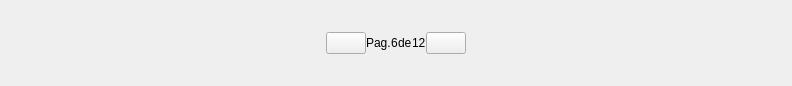
<?xml version="1.0" encoding="UTF-8"?>
<ui version="4.0">
 <class>SearchPagerCont</class>
 <widget class="QWidget" name="SearchPagerCont">
  <property name="geometry">
   <rect>
    <x>0</x>
    <y>0</y>
    <width>792</width>
    <height>86</height>
   </rect>
  </property>
  <property name="windowTitle">
   <string>Form</string>
  </property>
  <property name="styleSheet">
   <string notr="true" />
  </property>
  <layout class="QHBoxLayout" name="horizontalLayout">
   <property name="spacing">
    <number>0</number>
   </property>
   <property name="margin">
    <number>0</number>
   </property>
   <item>
    <spacer name="horizontalSpacer">
     <property name="orientation">
      <enum>Qt::Horizontal</enum>
     </property>
     <property name="sizeHint" stdset="0">
      <size>
       <width>57</width>
       <height>28</height>
      </size>
     </property>
    </spacer>
   </item>
   <item>
    <widget class="QPushButton" name="upPageBtn">
     <property name="focusPolicy">
      <enum>Qt::NoFocus</enum>
     </property>
     <property name="text">
      <string />
     </property>
    </widget>
   </item>
   <item>
    <widget class="QLabel" name="pageLbl">
     <property name="text">
      <string>Pag.</string>
     </property>
     <property name="indent">
      <number>0</number>
     </property>
    </widget>
   </item>
   <item>
    <widget class="QLabel" name="currentPageLbl">
     <property name="text">
      <string>6</string>
     </property>
     <property name="indent">
      <number>0</number>
     </property>
    </widget>
   </item>
   <item>
    <widget class="QLabel" name="ofLbl">
     <property name="text">
      <string>de</string>
     </property>
     <property name="indent">
      <number>0</number>
     </property>
    </widget>
   </item>
   <item>
    <widget class="QLabel" name="totalPagesLbl">
     <property name="text">
      <string>12</string>
     </property>
     <property name="indent">
      <number>0</number>
     </property>
    </widget>
   </item>
   <item>
    <widget class="QPushButton" name="downPageBtn">
     <property name="focusPolicy">
      <enum>Qt::NoFocus</enum>
     </property>
     <property name="text">
      <string />
     </property>
    </widget>
   </item>
   <item>
    <spacer name="horizontalSpacer_2">
     <property name="orientation">
      <enum>Qt::Horizontal</enum>
     </property>
     <property name="sizeHint" stdset="0">
      <size>
       <width>57</width>
       <height>28</height>
      </size>
     </property>
    </spacer>
   </item>
  </layout>
 </widget>
 <resources>
  <include location="../Search800.qrc" />
  <include location="../../bqUi/Ui800.qrc" />
 </resources>
 <connections />
</ui>
